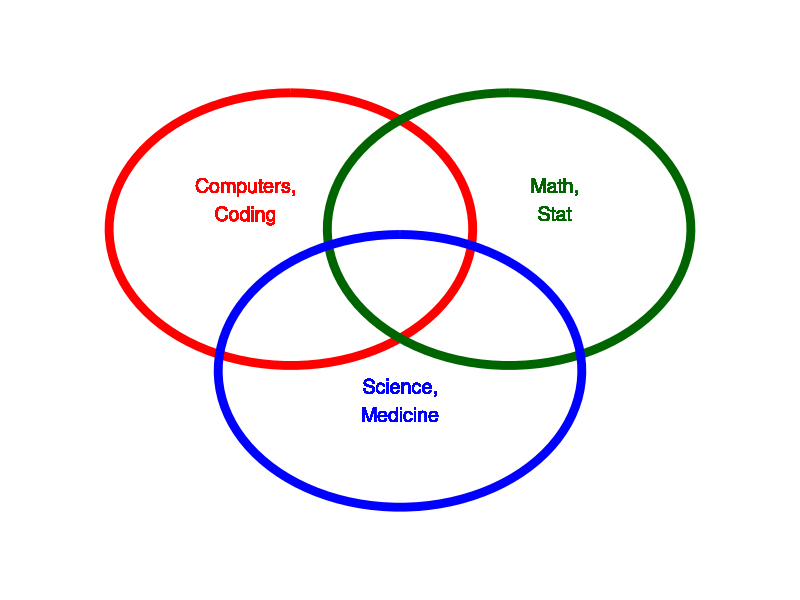
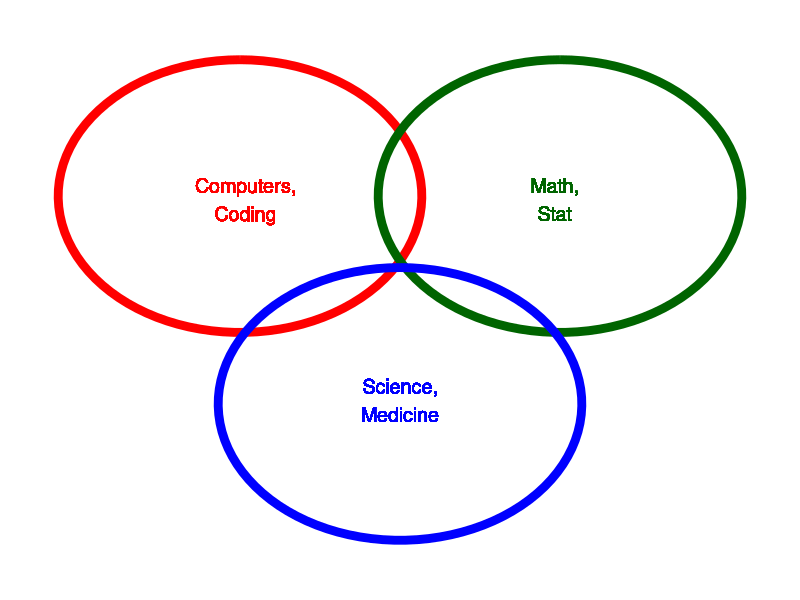

Write R code to recreate these figures, in order.
## ---- chunk 1
suppressMessages(suppressWarnings(library(dplyr)))
suppressMessages(suppressWarnings(library(ggplot2)))
suppressMessages(suppressWarnings(library(magrittr)))
## ---- chunk 2
o <- 0.6
v <- 0.85
draw_circles <- function() {
  dx <- 1
  dy <- 0.866
  i <- seq(0, 2*pi, length=100)
  circle <- data.frame(x=sin(i), y=cos(i))
  circle %>%
    mutate(g=1) %>%
    mutate(x=x-o*dx) %>%
    mutate(y=y+o*dy) -> circle1
  circle %>%
    mutate(g=2) %>%
    mutate(x=x+o*dx) %>%
    mutate(y=y+o*dy) -> circle2
  circle %>%
    mutate(g=3) %>%
    mutate(y=y-o*dy) -> circle3

  circle1 %>%
    bind_rows(circle2) %>%
    bind_rows(circle3) %>%
    ggplot(aes(x, y, group=g)) + 
      geom_path(color=rep(c("red", "darkgreen", "blue"), each=100), size=3) +
      geom_text(x=v*dx, y=v*dy, size=5, label="Math,\nStat", color="darkgreen") +
      geom_text(x=-v*dx, y=v*dy, size=5, label="Computers,\nCoding", color="red") +
      geom_text(x=0, y=-v*dy, size=5, label="Science,\nMedicine", color="blue") +
      expand_limits(x=c(-(dx+1),(dx+1))) +
      expand_limits(y=c(-(dx+1),(dx+1))) +
      theme_void()
}
o <- 0.6
v <- 0.85
draw_circles()
## ---- chunk 3
o <- 0.88
draw_circles()
